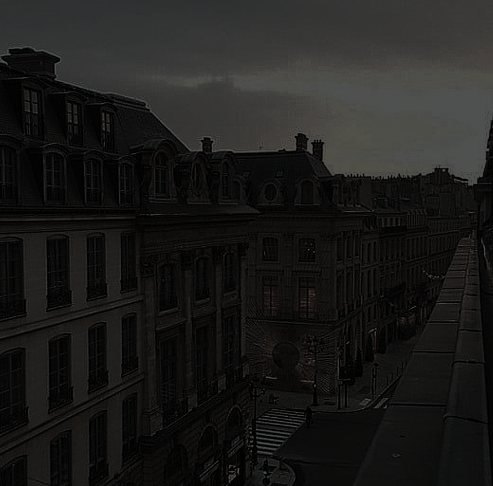
#> input picture 2022-11-08/images/dark_image.png, 493 x 486 px, found by its file name
$ python 'histogram6_3_6 cv2.py'
#> lines starting #> are read from the running program, lines starting #| are printed output that depends on the picture; after the words box and inside, x2 and y2 are one past the last pixel; in counts of white or black regions, pixels touching at a corner belong together
# equalize

import numpy as np, cv2
import matplotlib.pyplot as plt

def draw_histo(hist, shape=(200, 256)):
    hist_img = np.full(shape, 255, np.uint8)
    cv2.normalize(hist, hist, 0, shape[0], cv2.NORM_MINMAX) # 정규화
    gap = hist_img.shape[1] / hist.shape[0]                 # 막대 너비

    for i, h in enumerate(hist):
        x = int(round(i * gap))                             # 막대 시작 좌표
        w = int(round(gap))
        cv2.rectangle(hist_img, (x, 0, w, int(h)), 0, cv2.FILLED)
    return cv2.flip(hist_img, 0)                            # 영상 좌우, 상하 반전

def search_value_idx(hist, bias=0):
    for i in range(hist.shape[0]):
        idx = np.abs(bias - i)
        if hist[idx] > 0:
            return idx

image = cv2.imread("D:/github/OpenCV-Python/2022-11-08/images/dark_image.png", cv2.IMREAD_COLOR)
#> image is the input picture: shape (486, 493, 3); mean B, G, R 27.3, 28.3, 28.8

bsize, ranges = [64], [0, 256]

hist = cv2.calcHist([image], [0], None, bsize, ranges)   # 히스토그램 계산
#> hist = 64 values, max 31751 at index 2, min 0 at index 21, mean 3743.7
hist_img = draw_histo(hist)                               # 히스토그램 그리기
#> the loop in draw_histo, `for i, h in enumerate(hist):` made 64 passes
#> (h, x) on passes 1 to 12: ([106.2], 0), ([164], 4), ([200], 8), ([195.1], 12), ([165.6], 16), ([98.44], 20), ([61.17], 24), ([52.29], 28), ([26.9], 32), ([10.02], 36), ([5.33], 40), ([3.63], 44)
#> after the loop in draw_histo, `for i, h in enumerate(hist):`:
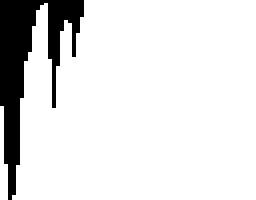
#> hist_img: shape (200, 256); 88.3% white; 1 black region, box (x1, y1, x2, y2) and area: (0, 0, 84, 200) 5996
#> in draw_histo, `return cv2.flip(hist_img, 0)`:
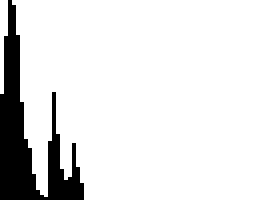
#> returned value: shape (200, 256); 88.3% white; 1 black region, box (x1, y1, x2, y2) and area: (0, 0, 84, 200) 5996

cv2.imshow('image', image)
cv2.imshow('hist_img', hist_img)

## 화소값 할당
bin_width = ranges[1] / bsize[0]
low = search_value_idx(hist, 0) * bin_width
#> low = 0
high = search_value_idx(hist, bsize[0] - 1) * bin_width
#> high = 80

idx = np.arange(0, 256)
idx = (idx - low) / (high - low) * 255
#> idx = 256 values from 0 to 812.8
idx[:int(low)] = 0
idx[int(high+1):] = 255

dst = cv2.LUT(image, idx.astype(np.uint8))                 # 룩업 테이블
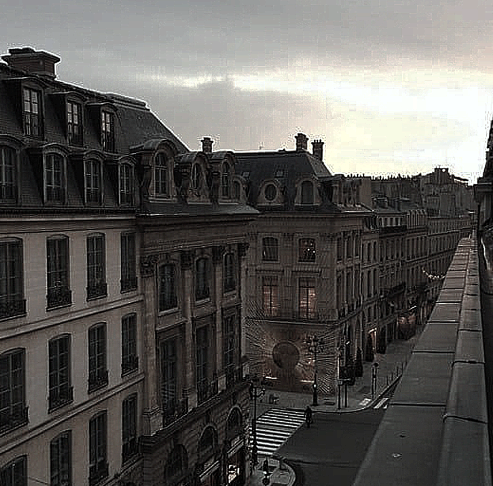
#> dst: shape (486, 493, 3); mean B, G, R 86.6, 89.6, 91.4
hist_dst = cv2.calcHist([dst], [0], None, bsize, ranges)   # 히스토그램 계산
#> hist_dst = 64 values, max 15102 at index 7, min 128 at index 36, mean 3743.7
hist_dst_img = draw_histo(hist_dst)
#> call 2 of draw_histo, with hist = array of shape (64, 1), shape = (200, 256)
#> the loop in draw_histo (call 2), `for i, h in enumerate(hist):` made 64 passes
#> (h, x) on passes 1 to 12: ([91.18], 0), ([57.58], 4), ([71.3], 8), ([152.6], 12), ([93.4], 16), ([96.66], 20), ([99.36], 24), ([200], 28), ([119.6], 32), ([117.4], 36), ([106.3], 40), ([184.9], 44)
#> after the loop in draw_histo (call 2), `for i, h in enumerate(hist):`:
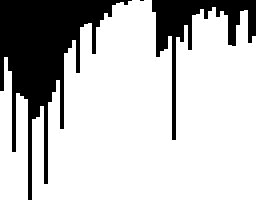
#> hist_img: shape (200, 256); 76.1% white; 3 black regions (1 under 20 px), largest, box (x1, y1, x2, y2) and area: (0, 0, 132, 200) 8892, (152, 0, 256, 140) 3332
#> in draw_histo (call 2), `return cv2.flip(hist_img, 0)`: returned value: shape (200, 256); 76.1% white; 3 black regions (1 under 20 px), largest, box (x1, y1, x2, y2) and area: (0, 0, 132, 200) 8892, (152, 60, 256, 200) 3332

cv2.imshow('dst', dst)
cv2.imshow('hist_dst_img', hist_dst_img)

image_gray = cv2.cvtColor(image, cv2.COLOR_BGR2GRAY)
dst2 = cv2.equalizeHist(image_gray)
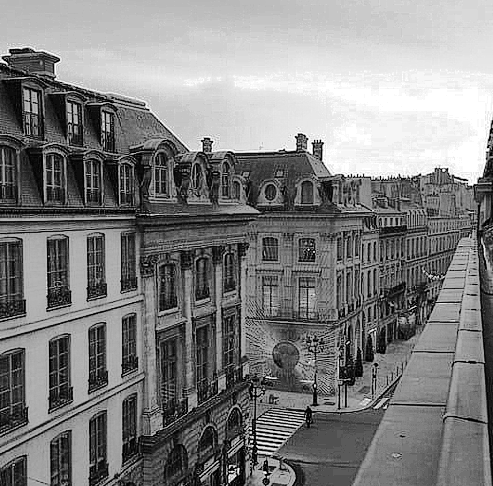
#> dst2: shape (486, 493); min 0, max 255, mean 128.6
hist_dst2 = cv2.calcHist([dst2], [0], None, bsize, ranges)   # 히스토그램 계산
#> hist_dst2 = 64 values, max 8749 at index 20, min 0 at index 4, mean 3743.7
hist_dst2_img = draw_histo(hist_dst2)
#> call 3 of draw_histo, with hist = array of shape (64, 1), shape = (200, 256)
#> the loop in draw_histo (call 3), `for i, h in enumerate(hist):` made 64 passes
#> (h, x) on passes 1 to 12: ([66.86], 0), ([82.59], 4), ([96.49], 8), ([120], 12), ([0], 16), ([116.1], 20), ([129], 24), ([0], 28), ([147.4], 32), ([0], 36), ([157.7], 40), ([0], 44)
#> after the loop in draw_histo (call 3), `for i, h in enumerate(hist):`:
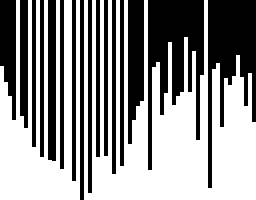
#> hist_img: shape (200, 256); 57.4% white; 16 black regions, largest, box (x1, y1, x2, y2) and area: (148, 0, 204, 170) 4948, (208, 0, 256, 188) 4476, (128, 0, 144, 144) 1884
#> in draw_histo (call 3), `return cv2.flip(hist_img, 0)`:
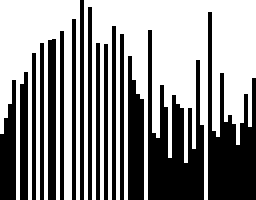
#> returned value: shape (200, 256); 57.4% white; 16 black regions, largest, box (x1, y1, x2, y2) and area: (148, 30, 204, 200) 4948, (208, 12, 256, 200) 4476, (128, 56, 144, 200) 1884

cv2.imshow('dst2', dst2)
cv2.imshow('hist_dst2_img', hist_dst2_img)
cv2.waitKey(0)
